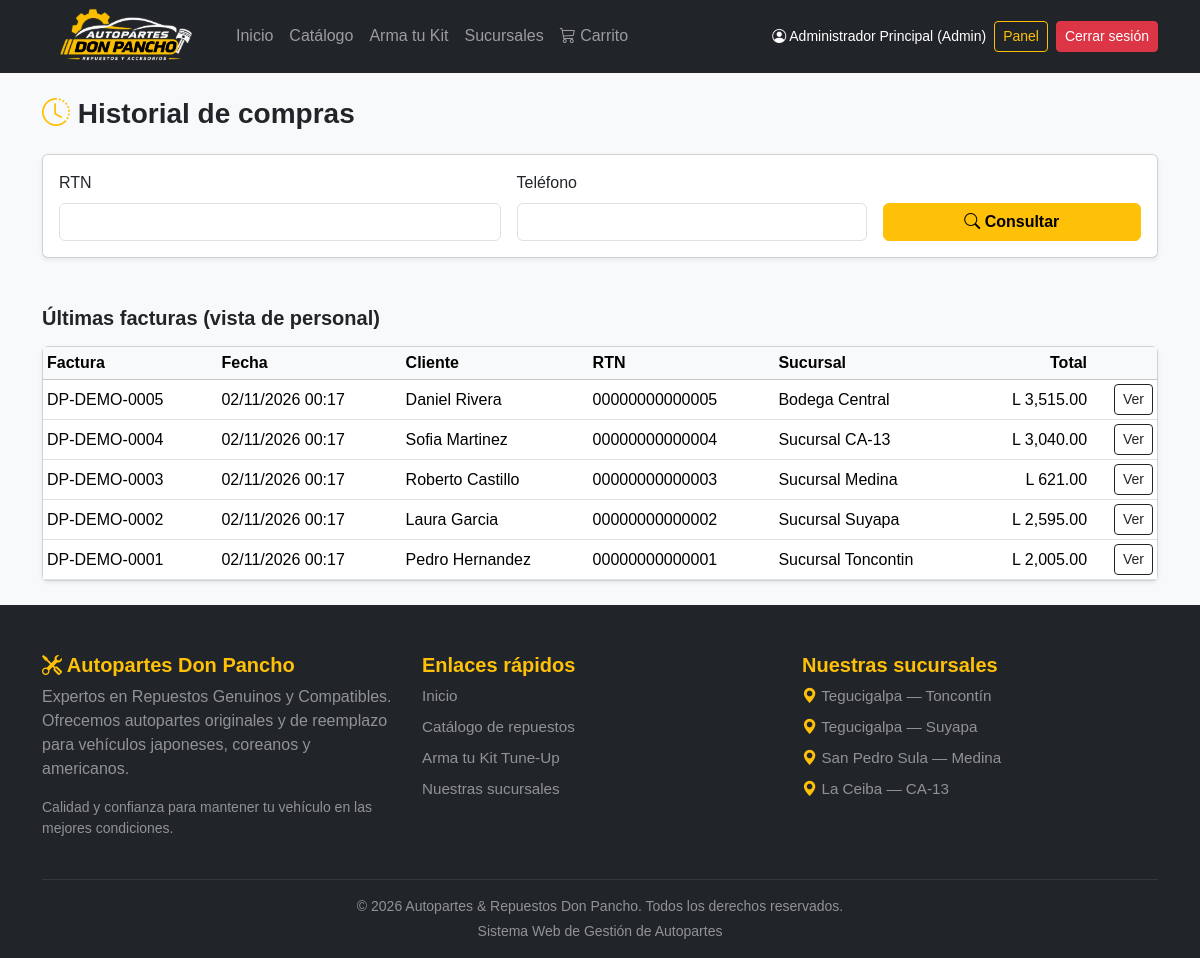
The app's page /historial.php (signed in) with its own data.
### tables this page shows
CREATE TABLE facturas (
    id_factura INT AUTO_INCREMENT PRIMARY KEY,
    numero_factura VARCHAR(30) NOT NULL UNIQUE,
    id_cliente INT NOT NULL,
    id_sucursal   INT NOT NULL,
    fecha_emision DATETIME NOT NULL DEFAULT CURRENT_TIMESTAMP,

    subtotal DECIMAL(10,2) NOT NULL,
    descuento DECIMAL(10,2) NOT NULL DEFAULT 0.00,
    tasa_isv DECIMAL(5,2)  NOT NULL DEFAULT 15.00,
    isv DECIMAL(10,2) NOT NULL DEFAULT 0.00,
    flete DECIMAL(10,2) NOT NULL DEFAULT 0.00,
    total DECIMAL(10,2) NOT NULL,

    modalidad_flete ENUM('mostrador','moto_express','camioncito')
                    NOT NULL DEFAULT 'mostrador',

    anulada TINYINT(1) NOT NULL DEFAULT 0,   

    CONSTRAINT fk_factura_cliente
        FOREIGN KEY (id_cliente) REFERENCES clientes(id_cliente)
        ON UPDATE CASCADE
        ON DELETE RESTRICT,
    
    CONSTRAINT fk_factura_sucursal
        FOREIGN KEY (id_sucursal) REFERENCES sucursales(id_sucursal)
        ON UPDATE CASCADE
        ON DELETE RESTRICT
);

CREATE TABLE clientes (
    id_cliente INT AUTO_INCREMENT PRIMARY KEY,
    nombre VARCHAR(150) NOT NULL,
    rtn VARCHAR(20)  NOT NULL UNIQUE,
    telefono VARCHAR(20),
    correo VARCHAR(150),
    direccion  VARCHAR(255),
    activo TINYINT(1) NOT NULL DEFAULT 1     
);

CREATE TABLE sucursales (
    id_sucursal INT AUTO_INCREMENT PRIMARY KEY,
    nombre VARCHAR(100) NOT NULL,
    ciudad VARCHAR(100) NOT NULL,
    direccion VARCHAR(255),
    activo TINYINT(1) NOT NULL DEFAULT 1    
);

### clases/Factura.php (called while the page is built, shortened)
<?php
require_once __DIR__ . '/Carrito.php';
class Factura
{
    private PDO $db;
    public function __construct(?PDO $db = null)
    {
        if ($db === null) {
            $db = (new ConexionBD())->conectar();
        }
        $this->db = $db;
    }
    public function recientes(int $limite = 50): array
    {
        $limite = max(1, min($limite, 200));
        $st = $this->db->query(
            "SELECT f.id_factura, f.numero_factura, f.fecha_emision, f.total,
                    f.modalidad_flete, f.anulada, c.nombre AS cliente, c.rtn,
                    s.nombre AS sucursal
             FROM facturas f
             JOIN clientes c   ON c.id_cliente = f.id_cliente
             JOIN sucursales s ON s.id_sucursal = f.id_sucursal
             ORDER BY f.fecha_emision DESC, f.id_factura DESC
             LIMIT $limite"
        );
        return $st->fetchAll();
    }
}

### clases/Carrito.php (called while the page is built, shortened)
<?php
class Carrito
{
    public static function dinero(float|int|string $monto): string
    {
        return 'L ' . number_format((float) $monto, 2, '.', ',');
    }
}

### historial.php (the view, shortened to what this page needs)
<?php
require_once __DIR__ . '/clases/Factura.php';
try {
    $modelo = new Factura();
} catch (RuntimeException $e) {
    http_response_code(500);
    exit('No se pudo conectar con la base de datos.');
}
$e = fn($v): string => htmlspecialchars((string) $v, ENT_QUOTES, 'UTF-8');
$esPersonal = in_array($_SESSION['rol'] ?? '', ['admin', 'bodeguero'], true);
$rtn        = '';
$telefono   = '';
$recientes = $esPersonal ? $modelo->recientes(50) : [];
require_once __DIR__ . '/includes/header.php';
?>
<link rel="stylesheet" href="<?= $baseUrl ?>assets/css/checkout.css">
<div class="container py-4">
    <h1 class="h3 fw-bold mb-4"><i class="bi bi-clock-history text-warning"></i> Historial de compras</h1>
    <div class="card shadow-sm mb-4">
        <div class="card-body">
            <form method="post" action="historial.php" class="row g-3 align-items-end" id="formHistorial" novalidate>
                <div class="col-md-5">
                    <label for="rtn" class="form-label">RTN</label>
                    <input type="text" id="rtn" name="rtn" inputmode="numeric" maxlength="17"
                           class="form-control" value="<?= $e($rtn) ?>" required>
                </div>
                <div class="col-md-4">
                    <label for="telefono" class="form-label">Teléfono</label>
                    <input type="tel" id="telefono" name="telefono" inputmode="tel" maxlength="14"
                           class="form-control" value="<?= $e($telefono) ?>" required>
                </div>
                <div class="col-md-3">
                    <button class="btn btn-warning w-100 fw-semibold"><i class="bi bi-search"></i> Consultar</button>
                </div>
            </form>
        </div>
    </div>
    <?php if ($esPersonal): ?>
        <h2 class="h5 fw-bold mt-5 mb-3">Últimas facturas (vista de personal)</h2>
        <div class="card shadow-sm">
            <div class="table-responsive">
                <table class="table table-sm align-middle mb-0">
                    <thead class="table-light">
                        <tr><th>Factura</th><th>Fecha</th><th>Cliente</th><th>RTN</th><th>Sucursal</th><th class="text-end">Total</th><th></th></tr>
                    </thead>
                    <tbody>
                    <?php foreach ($recientes as $f): ?>
                        <tr>
                            <td><?= $e($f['numero_factura']) ?>
                                <?php if ((int) $f['anulada'] === 1): ?><span class="badge text-bg-danger">Anulada</span><?php endif; ?></td>
                            <td><?= $e(date('d/m/Y H:i', strtotime((string) $f['fecha_emision']))) ?></td>
                            <td><?= $e($f['cliente']) ?></td>
                            <td><?= $e($f['rtn']) ?></td>
                            <td><?= $e($f['sucursal']) ?></td>
                            <td class="text-end"><?= Carrito::dinero($f['total']) ?></td>
                            <td class="text-end"><a class="btn btn-sm btn-outline-dark" href="factura.php?id=<?= (int) $f['id_factura'] ?>">Ver</a></td>
                        </tr>
                    <?php endforeach; ?>
                    </tbody>
                </table>
            </div>
        </div>
    <?php endif; ?>
</div>
<?php require_once __DIR__ . '/includes/footer.php'; ?>

### assets/css/estilos.css (style rules this page uses)
body { font-family: Arial, sans-serif; background-color: #f8f9fa; }

### records on screen
facturas: numero_factura "DP-DEMO-0005", fecha_emision "02/11/2026 00:17", id_cliente.nombre "Daniel Rivera", id_cliente.rtn "00000000000005", id_sucursal.nombre "Bodega Central", total "L 3,515.00"
facturas: numero_factura "DP-DEMO-0004", fecha_emision "02/11/2026 00:17", id_cliente.nombre "Sofia Martinez", id_cliente.rtn "00000000000004", id_sucursal.nombre "Sucursal CA-13", total "L 3,040.00"
facturas: numero_factura "DP-DEMO-0003", fecha_emision "02/11/2026 00:17", id_cliente.nombre "Roberto Castillo", id_cliente.rtn "00000000000003", id_sucursal.nombre "Sucursal Medina", total "L 621.00"
facturas: numero_factura "DP-DEMO-0002", fecha_emision "02/11/2026 00:17", id_cliente.nombre "Laura Garcia", id_cliente.rtn "00000000000002", id_sucursal.nombre "Sucursal Suyapa", total "L 2,595.00"
facturas: numero_factura "DP-DEMO-0001", fecha_emision "02/11/2026 00:17", id_cliente.nombre "Pedro Hernandez", id_cliente.rtn "00000000000001", id_sucursal.nombre "Sucursal Toncontin", total "L 2,005.00"
